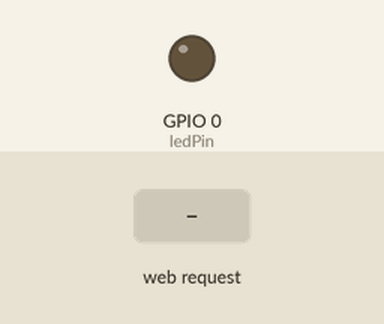
This sketch was run on a simulated ESP32. Parts: output pins drawn as LEDs (lit = HIGH). Inputs (shaded band) come from the test bench. WiFi joins after 1.5 s; servers stay silent unless stated; what the sketch prints to the serial monitor is not drawn.

Above: at 2.7 s.
2.8 s: HTTP request GET /dim received
At 3.5 s:
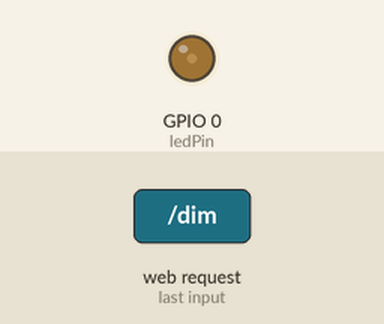
4.3 s: HTTP request GET /on received
At 4.7 s:
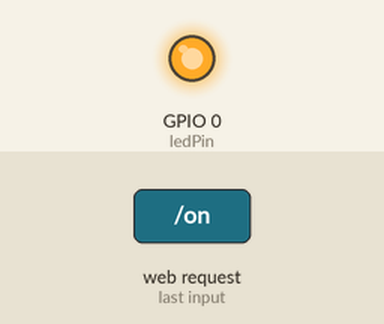
5.8 s: HTTP request GET /off received
At 7.0 s:
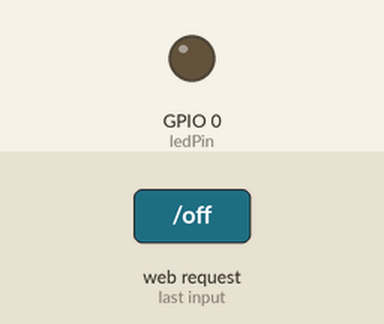
Timing chart, 0 to 8.8 s (numbered marks = the images above; inputs shaded):
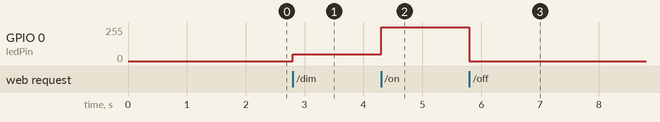

The sketch:

esp32_led.ino
```cpp
#include <WiFi.h>
#include <WebServer.h>

// 1. Replace with your network credentials
const char* ssid = "network_ssid";
const char* password = "network_pass";

// 2. Define the web server on port 80
WebServer server(80);

// 3. Define the LED pin
const int ledPin = 0;

void setup() {
  Serial.begin(115200);
  pinMode(ledPin, OUTPUT);

  // --- Wi-Fi Connection Logic ---
  Serial.print("Connecting to ");
  Serial.println(ssid);

  WiFi.setTxPower(WIFI_POWER_8_5dBm);

  WiFi.begin(ssid, password);

  // Wait for connection
  while (WiFi.status() != WL_CONNECTED) {
    delay(500);
    Serial.print(".");

  }

  Serial.begin(115200);
  Serial.println("");
  Serial.println("WiFi connected!");
  Serial.print("IP address: ");
  Serial.println(WiFi.localIP()); // COPY THIS TO YOUR ANDROID APP

  // --- Route Definitions ---

  // Route for http://[IP]/off
  server.on("/off", []() {
    analogWrite(ledPin, 0);
    server.send(200, "text/plain", "LED is OFF");
    Serial.println("Command: OFF");
  });

  // Route for http://[IP]/dim
  server.on("/dim", []() {
    analogWrite(ledPin, 50); // PWM value (0-255)
    server.send(200, "text/plain", "LED is DIM");
    Serial.println("Command: DIM");
  });

  // Route for http://[IP]/on
  server.on("/on", []() {
    analogWrite(ledPin, 255);
    server.send(200, "text/plain", "LED is ON");
    Serial.println("Command: ON");
  });

  server.begin();
  Serial.println("HTTP server started");
}

void loop() {
  // This keeps the server listening for new requests
  server.handleClient();
}
```

Measured:
- after the input at 2.8 s, GPIO 0 (ledPin): 0/255 → 50/255 at once
- after the input at 4.3 s, GPIO 0 (ledPin): 50/255 → 255/255 at once
- after the input at 5.8 s, GPIO 0 (ledPin): 255/255 → 0/255 at once
